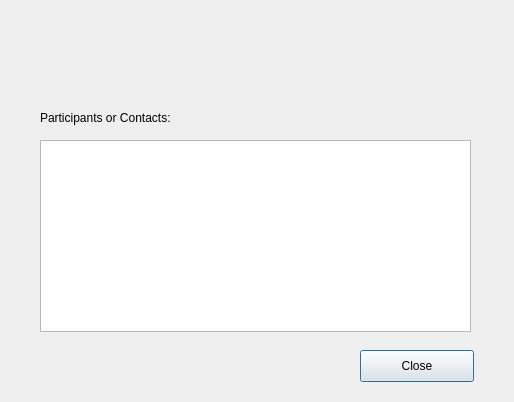
<?xml version="1.0" encoding="UTF-8"?>
<ui version="4.0">
 <class>ChatroomDiscoveryViewDialog</class>
 <widget class="QDialog" name="ChatroomDiscoveryViewDialog">
  <property name="geometry">
   <rect>
    <x>0</x>
    <y>0</y>
    <width>514</width>
    <height>402</height>
   </rect>
  </property>
  <property name="windowTitle">
   <string>ViewChatroom</string>
  </property>
  <widget class="QLabel" name="chatroomNameLabel">
   <property name="geometry">
    <rect>
     <x>40</x>
     <y>50</y>
     <width>431</width>
     <height>16</height>
    </rect>
   </property>
   <property name="sizePolicy">
    <sizepolicy hsizetype="Preferred" vsizetype="Preferred">
     <horstretch>0</horstretch>
     <verstretch>0</verstretch>
    </sizepolicy>
   </property>
   <property name="text">
    <string/>
   </property>
  </widget>
  <widget class="QLabel" name="chatroomTrustModelLabel">
   <property name="geometry">
    <rect>
     <x>40</x>
     <y>80</y>
     <width>431</width>
     <height>16</height>
    </rect>
   </property>
  </widget>
  <widget class="QLabel" name="chatroomParcitipantsLabel">
   <property name="geometry">
    <rect>
     <x>40</x>
     <y>110</y>
     <width>171</width>
     <height>16</height>
    </rect>
   </property>
   <property name="text">
    <string>Participants or Contacts:</string>
   </property>
  </widget>
  <widget class="QTextBrowser" name="participantsBrowser">
   <property name="geometry">
    <rect>
     <x>40</x>
     <y>140</y>
     <width>431</width>
     <height>192</height>
    </rect>
   </property>
  </widget>
  <widget class="QPushButton" name="closeButton">
   <property name="geometry">
    <rect>
     <x>360</x>
     <y>350</y>
     <width>114</width>
     <height>32</height>
    </rect>
   </property>
   <property name="text">
    <string>Close</string>
   </property>
  </widget>
 </widget>
 <resources/>
 <connections/>
</ui>
